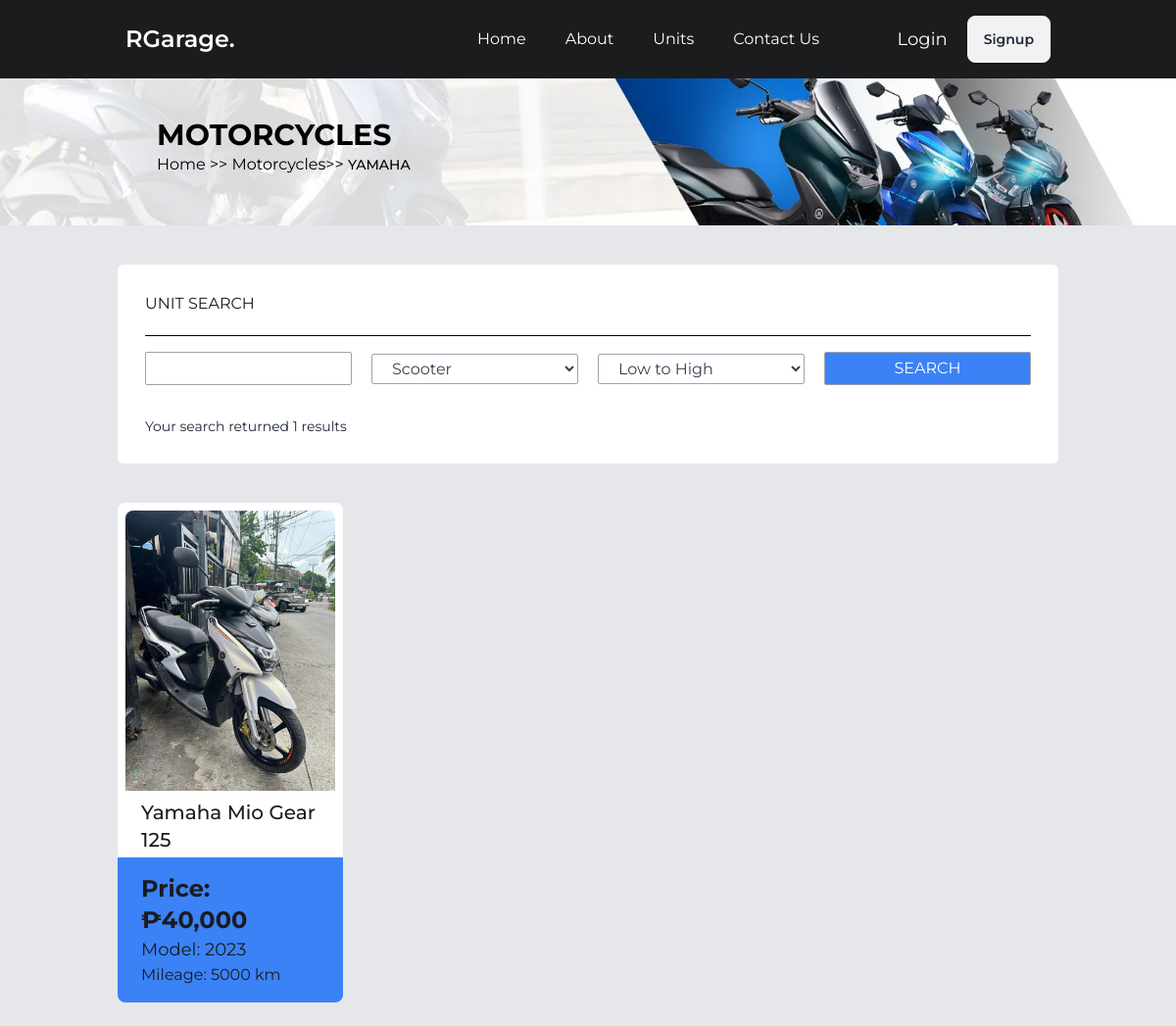
The page /user/yamaha on the database its author committed.
### tables this page shows
CREATE TABLE `units` (
  `id` int(11) NOT NULL,
  `plate_number` varchar(15) NOT NULL,
  `year` varchar(15) NOT NULL,
  `brand` varchar(255) NOT NULL,
  `model` varchar(255) NOT NULL,
  `mileage` int(11) NOT NULL,
  `image` varchar(250) NOT NULL,
  `price` varchar(255) NOT NULL,
  `shand_price` varchar(255) NOT NULL,
  `modified` varchar(255) NOT NULL,
  `type` varchar(255) NOT NULL,
  `thread` int(11) NOT NULL,
  `color` varchar(255) NOT NULL,
  `issue` text NOT NULL,
  `created_at` timestamp NOT NULL DEFAULT current_timestamp() ON UPDATE current_timestamp()
);

### models/Unit.php (called while the page is built, shortened)
<?php
class Unit {
    private $conn;
    public function __construct($db) {
        $this->conn = $db;
    }
    public function showAllYamaha(){
        $query = "SELECT * FROM units WHERE brand = 'Yamaha'";
        $stmt = $this->conn->prepare($query);
        if (!$stmt->execute()) {
            echo "Execution Error: " . $stmt->error;
            return 0;
        }
        $yamaha = [];
        $result = $stmt->get_result();
        if($result->num_rows > 0){
            while($unit = $result->fetch_assoc()){
                $yamaha[] = $unit;
            }
        }
        return $yamaha;
    }
}
?>

### views/yamaha_page.php (the view, shortened to what this page needs)
<!DOCTYPE html>
<html lang="en">
<head>
    <link rel="stylesheet" href="https://cdnjs.cloudflare.com/ajax/libs/animate.css/4.1.1/animate.min.css"/>
    <link href="/RGarage/src/output.css" rel="stylesheet">
</head>
<body class="w-full bg-gray-200 min-h-screen overflow-y-auto text-black-v1">
    <div class="sticky top-0 left-0 z-50">
        <?php
            include($_SERVER['DOCUMENT_ROOT'] . '/RGarage/views/components/header.php');
        ?>
    </div>
    <div class="w-full relative mb-10 mx-auto block">
        <img src="/RGarage/public/images/v2-YAMAHA.jpg" alt="" class="h-[150px] filter-bluish w-full">
        <div class="absolute top-10 left-40">
            <p class="text-black text-3xl font-bold">MOTORCYCLES</p>
            <a class="text-black" href="/RGarage/">Home</a> <span class="text-black">>></span> <a class="text-black" href="/Rgarage/user/unitsAvailable">Motorcycles</a><span class="text-black">>></span> <span class="text-black text-sm font-medium uppercase">yamaha</span>
        </div>
    </div>
    <div class="w-[80%] bg-white rounded-md p-7 block mx-auto mb-10">
        <p class="text-black-v1 pb-5 border-b border-black mb-4">UNIT SEARCH</p>
        <div class="w-full mb-8">
            <div class="w-full flex items-center gap-5">
                <input id="livesearch" type="text" name="keyword" class="w-1/4 bg-white outline-none border px-4 py-1 border-gray-400 rounded-sm text-gray-500">
                <select name="type" id="type" class="w-1/4 bg-white outline-none border px-4 py-1 border-gray-400 rounded-sm text-gray-700">
                    <option value="scooter" selected>Scooter</option>
                </select>
                <select name="price" id="price" class="w-1/4 bg-white outline-none border px-4 py-1 border-gray-400 rounded-sm text-gray-700">
                    <option value="asc" selected>Low to High</option>
                </select>
                <button type="button" id="search" class="w-1/4 bg-blue-500 outline-none border px-4 py-1 border-gray-400 rounded-sm text-white">SEARCH</button>
            </div>
        </div>
        <div>
            <p id="result_count" class="text-sm text-gray-800">Your search returned
            <?php
                $count = 0;
                foreach($units as $unit):
                    $count += 1;
                endforeach;
                echo $count;
            ?> results</p>
        </div>
    </div>
    <div id="livesearch-results" class="w-[80%] flex items-center gap-4 flex-wrap overflow-hidden mx-auto">
        <?php foreach($units as $unit):
            $imagesString = htmlspecialchars($unit['image']);
            $imageNames = explode(',', $imagesString);
            $firstImage = isset($imageNames[0]) ? trim($imageNames[0]) : '';
        ?>
        <div id="result" class="w-[24%] h-[20%] bg-white rounded-lg mb-6">
            <button onclick="window.location.href='/RGarage/user/unit-detail?unitID=<?php echo htmlspecialchars($unit['id']) ?>'" class="p-2 overflow-hidden">
                <img src="/RGarage/public/images/<?php echo $firstImage ?>" alt="" class=" rounded-tl-lg rounded-tr-lg hover:scale-125 transition duration-175 ease-in-out">
            </button>
            <div class="">
                <p class="w-full bg-white pl-6 mb-1 text-xl font-medium"><?php echo htmlspecialchars($unit['brand']).' '. htmlspecialchars($unit['model']) ?></p>
                <button class="w-full text-left py-4 px-6 bg-blue-500 rounded-bl-lg rounded-br-lg hover:text-yellow-500 transition duration-200 ease-in-out">
                    <p class="font-bold text-2xl">Price: ₱<?php echo htmlspecialchars($unit['price']) ?></p>
                    <p class="text-lg">Model: <?php echo htmlspecialchars($unit['year']) ?></p>
                    <p>Mileage: <?php echo htmlspecialchars($unit['mileage']) ?> km</p>
                </button>
            </div>
        </div>
        <?php endforeach; ?>
    </div>
</body>
</html>

### rows shown on the page
units: image (picture), brand "Yamaha", model "Mio Gear 125", price "40,000", year "2023", mileage "5000"

### other values the page prints
$count "1"
